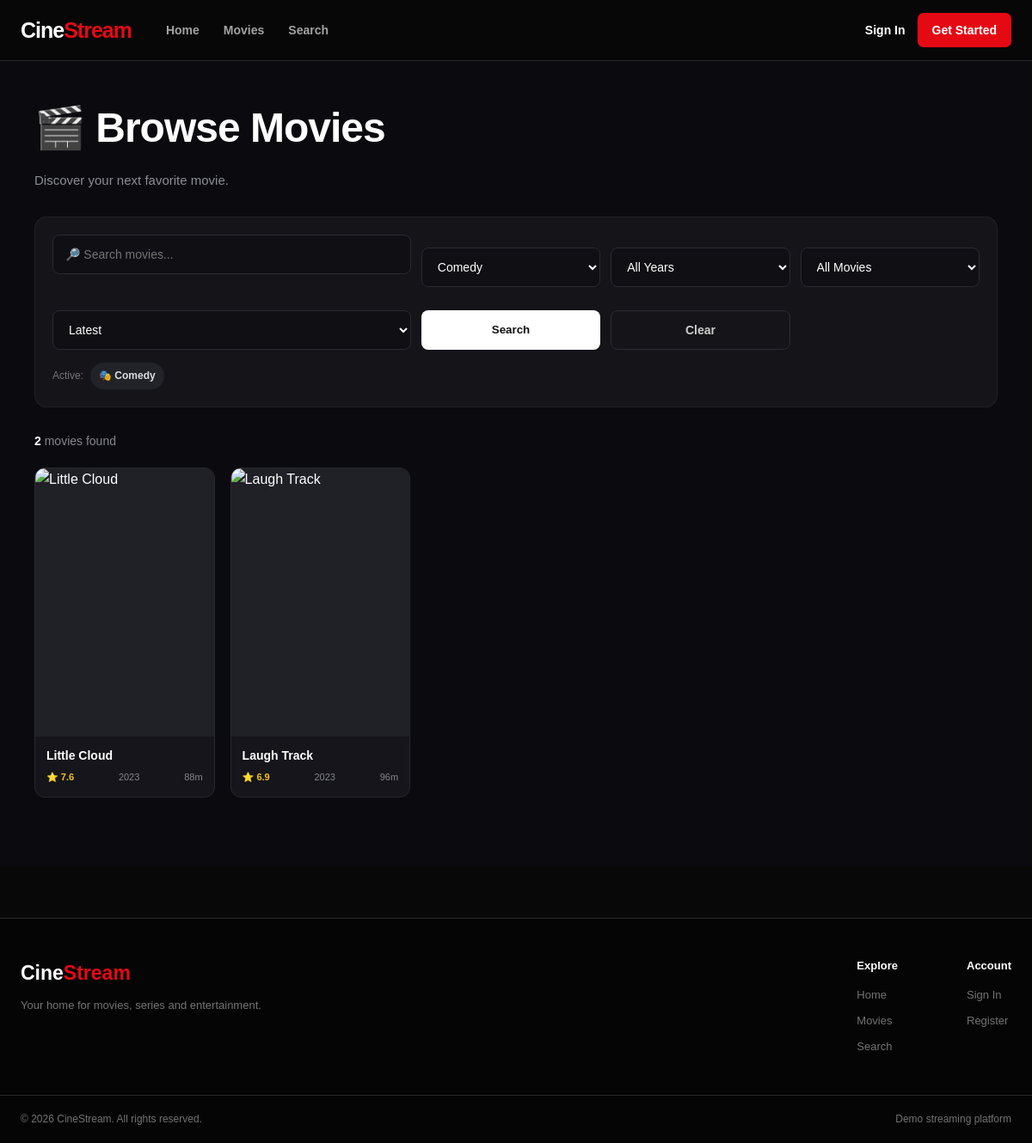
Page /movies.php?genre=2 on the committed database.
### tables this page shows
CREATE TABLE `genres` (
  `id`   INT UNSIGNED NOT NULL AUTO_INCREMENT,
  `name` VARCHAR(50) NOT NULL,
  PRIMARY KEY (`id`),
  UNIQUE KEY `uq_genres_name` (`name`)
);

CREATE TABLE `movies` (
  `id`           INT UNSIGNED NOT NULL AUTO_INCREMENT,
  `tmdb_id`      INT UNSIGNED DEFAULT NULL,
  `title`        VARCHAR(255) NOT NULL,
  `description`  TEXT NOT NULL,
  `tagline`      VARCHAR(500) DEFAULT NULL,
  `release_year` SMALLINT UNSIGNED NOT NULL,
  `release_date` DATE DEFAULT NULL,
  `duration`     SMALLINT UNSIGNED NOT NULL COMMENT 'Minutes',
  `budget`       BIGINT UNSIGNED NOT NULL DEFAULT 0,
  `revenue`      BIGINT UNSIGNED NOT NULL DEFAULT 0,
  `poster`       VARCHAR(255) DEFAULT NULL,
  `backdrop`     VARCHAR(500) DEFAULT NULL,
  `trailer_url`  VARCHAR(500) DEFAULT NULL,
  `trailer_key`  VARCHAR(100) DEFAULT NULL,
  `director`     VARCHAR(255) DEFAULT NULL,
  `cast_data`    LONGTEXT DEFAULT NULL,
  `video_url`    VARCHAR(500) NOT NULL,
  `rating`       DECIMAL(3,1) NOT NULL DEFAULT 0.0,
  `is_premium`   TINYINT(1) NOT NULL DEFAULT 0,
  `created_at`   TIMESTAMP NOT NULL DEFAULT CURRENT_TIMESTAMP,
  PRIMARY KEY (`id`),
  UNIQUE KEY `uq_movies_tmdb_id` (`tmdb_id`),
  KEY `idx_movies_title` (`title`),
  KEY `idx_movies_release_year` (`release_year`),
  KEY `idx_movies_is_premium` (`is_premium`),
  KEY `idx_movies_rating` (`rating`),
  FULLTEXT KEY `ft_movies_title_description` (`title`,`description`),
  CONSTRAINT `chk_movies_rating` CHECK (`rating` >= 0 AND `rating` <= 10)
);

### includes/auth.php (called while the page is built, shortened)
<?php
function e(mixed $value): string
{
    return htmlspecialchars((string) $value, ENT_QUOTES | ENT_SUBSTITUTE, 'UTF-8');
}

### movies.php (the view, shortened to what this page needs)
<?php
require_once __DIR__ . '/includes/auth.php';
$db = getDB();
$search = trim((string) ($_GET['search'] ?? ''));
$genreId = (int) ($_GET['genre'] ?? 0);
$year = (int) ($_GET['year'] ?? 0);
$premium = $_GET['premium'] ?? 'all';
$sort = $_GET['sort'] ?? 'latest';
$page = max(1, (int) ($_GET['page'] ?? 1));
$perPage = 12;
$genreStmt = $db->query(
    'SELECT
        id,
        name
     FROM genres
     ORDER BY name ASC'
);
$genres = $genreStmt->fetchAll();
$where = [];
$params = [];
if ($genreId > 0) {
    $where[] = 'mg.genre_id = :genre_id';
    $params[':genre_id'] = $genreId;
}
$whereSql = '';
if (!empty($where)) {
    $whereSql = ' WHERE ' . implode(' AND ', $where);
}
$genreJoin = '';
if ($genreId > 0) {
    $genreJoin = '
        INNER JOIN movie_genres mg
            ON mg.movie_id = m.id
    ';
}
$countSql = '
    SELECT COUNT(DISTINCT m.id)
    FROM movies m
    ' . $genreJoin . '
    ' . $whereSql;
$countStmt = $db->prepare($countSql);
$countStmt->execute($params);
$totalMovies = (int) $countStmt->fetchColumn();
$offset = ($page - 1) * $perPage;
$orderSql = match ($sort) {
    'rating' =>
        'm.rating DESC, m.title ASC',
    'title' =>
        'm.title ASC',
    'oldest' =>
        'm.release_year ASC, m.title ASC',
    default =>
        'm.created_at DESC, m.id DESC'
};
$sql = '
    SELECT DISTINCT
        m.id,
        m.title,
        m.description,
        m.release_year,
        m.duration,
        m.poster,
        m.rating,
        m.is_premium,
        m.created_at
    FROM movies m
    ' . $genreJoin . '
    ' . $whereSql . '
    ORDER BY ' . $orderSql . '
    LIMIT ' . (int) $perPage . '
    OFFSET ' . (int) $offset;
$stmt = $db->prepare($sql);
$stmt->execute($params);
$movies = $stmt->fetchAll();
require_once __DIR__ . '/includes/header.php';
?>
<div class="movies-page">
    <div class="movies-container">
        <header class="movies-header">
            <h1 class="movies-title">
                🎬 Browse Movies
            </h1>
            <p class="movies-subtitle">
                Discover your next favorite movie.
            </p>
        </header>
        <form
            method="GET"
            action="<?= BASE_URL ?>/movies.php"
            class="movies-filters"
        >
            <div class="filter-row">
                <div class="search-box">
                    <input
                        type="text"
                        name="search"
                        value="<?= e($search) ?>"
                        placeholder="🔎 Search movies..."
                    >
                </div>
                <select
                    name="genre"
                    class="filter-select"
                >
                    <?php foreach ($genres as $genre): ?>
                        <option
                            value="<?= (int) $genre['id'] ?>"
                            <?= $genreId === (int) $genre['id'] ? 'selected' : '' ?>
                        >
                            <?= e($genre['name']) ?>
                        </option>
                    <?php endforeach; ?>
                </select>
                <select
                    name="year"
                    class="filter-select"
                >
                    <option value="0">
                        All Years
                    </option>
                </select>
                <select
                    name="premium"
                    class="filter-select"
                >
                    <option
                        value="all"
                        <?= $premium === 'all' ? 'selected' : '' ?>
                    >
                        All Movies
                    </option>
                </select>
                <select
                    name="sort"
                    class="filter-select"
                >
                    <option
                        value="latest"
                        <?= $sort === 'latest' ? 'selected' : '' ?>
                    >
                        Latest
                    </option>
                </select>
                <button
                    type="submit"
                    class="filter-btn"
                >
                    Search
                </button>
                <a
                    href="<?= BASE_URL ?>/movies.php"
                    class="clear-btn"
                >
                    Clear
                </a>
            </div>
            <?php if (
                $search !== '' ||
                $genreId > 0 ||
                $year > 0 ||
                $premium !== 'all' ||
                $sort !== 'latest'
            ): ?>
                <div class="active-filters">
                    <span class="filter-label">
                        Active:
                    </span>
                    <?php if ($genreId > 0): ?>
                        <?php
                        $selectedGenreName = 'Genre';
                        foreach ($genres as $genre) {
                            if ((int) $genre['id'] === $genreId) {
                                $selectedGenreName = $genre['name'];
                                break;
                            }
                        }
                        ?>
                        <span class="filter-tag">
                            🎭 <?= e($selectedGenreName) ?>
                        </span>
                    <?php endif; ?>
                </div>
            <?php endif; ?>
        </form>
        <div class="result-bar">
            <div class="result-count">
                <strong>
                    <?= $totalMovies ?>
                </strong>
                movie<?= $totalMovies !== 1 ? 's' : '' ?> found
            </div>
        </div>
        <?php if (!empty($movies)): ?>
            <div class="movies-grid">
                <?php foreach ($movies as $movie): ?>
                    <article class="movie-card">
                        <a
                            href="<?= BASE_URL ?>/movie.php?id=<?= (int) $movie['id'] ?>"
                            style="text-decoration:none;"
                        >
                            <div class="movie-poster">
                            </div>
                            <div class="movie-info">
                                <div class="movie-title">
                                    <?= e($movie['title']) ?>
                                </div>
                                <div class="movie-meta">
                                    <span class="movie-rating">
                                        ⭐ <?= number_format(
                                            (float) $movie['rating'],
                                            1
                                        ) ?>
                                    </span>
                                    <span>
                                        <?= (int) $movie['release_year'] ?>
                                    </span>
                                    <span>
                                        <?= (int) $movie['duration'] ?>m
                                    </span>
                                </div>
                            </div>
                        </a>
                    </article>
                <?php endforeach; ?>
            </div>
        <?php endif; ?>
    </div>
</div>
<?php
require_once __DIR__ . '/includes/footer.php';
?>

### assets/css/style.css (style rules this page uses)
* { margin: 0; padding: 0; box-sizing: border-box; }
:root { --bg-primary: #080808; --bg-secondary: #111111; --bg-card: #171717; --bg-hover: #222222; --text-primary: #ffffff; --text-secondary: #a3a3a3; --text-muted: #737373; --accent: #e50914; --accent-hover: #f6121d; --border: #292929; --container-width: 1200px; }
html { scroll-behavior: smooth; }
body { font-family: Arial, Helvetica, sans-serif; background: var(--bg-primary); color: var(--text-primary); min-height: 100vh; line-height: 1.6; }
a { color: inherit; text-decoration: none; }
button, input, select { font-family: inherit; }
button { cursor: pointer; }
.movie-card { min-width: 0; background: var(--bg-card); border: 1px solid var(--border); border-radius: 10px; overflow: hidden; transition: transform 0.2s, border-color 0.2s, box-shadow 0.2s; }
.movie-poster { position: relative; aspect-ratio: 2 / 3; overflow: hidden; background: #202020; }
.movie-info { padding: 14px; }
.movie-title { font-size: 15px; font-weight: 700; white-space: nowrap; overflow: hidden; text-overflow: ellipsis; margin-bottom: 7px; }
.movie-meta { display: flex; align-items: center; gap: 8px; color: var(--text-muted); font-size: 12px; }
.movie-rating { color: #facc15; font-weight: 700; }
.search-box { display: flex; gap: 10px; margin-bottom: 30px; }
.search-box input { flex: 1; min-width: 0; background: var(--bg-secondary); border: 1px solid var(--border); border-radius: 8px; padding: 13px 15px; color: white; outline: none; }

### movies.php (style rules this page uses)
.movies-page { min-height: 100vh; background: #0b0b0f; color: #fff; padding: 40px 0 80px; }
.movies-container { width: min(1400px, calc(100% - 80px)); margin: 0 auto; }
.movies-header { margin-bottom: 30px; }
.movies-title { margin: 0; font-size: clamp(32px, 4vw, 48px); font-weight: 900; letter-spacing: -1px; }
.movies-subtitle { margin: 10px 0 0; color: #8d8d96; font-size: 15px; }
.movies-filters { padding: 20px; margin-bottom: 28px; border-radius: 14px; background: #141419; border: 1px solid rgba(255,255,255,0.06); }
.filter-row { display: grid; grid-template-columns: minmax(220px, 2fr) repeat(4, minmax(130px, 1fr)) auto auto; gap: 12px; align-items: center; }
.search-box { position: relative; }
.search-box input, .filter-select { width: 100%; height: 46px; padding: 0 14px; border-radius: 8px; border: 1px solid #2a2a32; background: #0f0f14; color: #fff; outline: none; font-size: 14px; box-sizing: border-box; }
.filter-select { cursor: pointer; }
.filter-btn { height: 46px; padding: 0 18px; border: none; border-radius: 8px; background: #fff; color: #111; font-weight: 800; cursor: pointer; transition: 0.2s ease; white-space: nowrap; }
.clear-btn { height: 46px; display: inline-flex; align-items: center; justify-content: center; padding: 0 18px; border-radius: 8px; border: 1px solid #2d2d35; color: #ccc; text-decoration: none; font-size: 14px; font-weight: 700; white-space: nowrap; transition: 0.2s ease; }
.active-filters { display: flex; flex-wrap: wrap; align-items: center; gap: 8px; margin-top: 15px; }
.filter-label { color: #777; font-size: 12px; }
.filter-tag { display: inline-flex; align-items: center; gap: 5px; padding: 6px 10px; border-radius: 999px; background: #222229; color: #ddd; font-size: 12px; font-weight: 700; }
.result-bar { display: flex; align-items: center; justify-content: space-between; gap: 15px; margin-bottom: 20px; }
.result-count { color: #85858e; font-size: 14px; }
.result-count strong { color: #fff; }
.movies-grid { display: grid; grid-template-columns: repeat(6, minmax(0, 1fr)); gap: 18px; }
.movie-card { min-width: 0; overflow: hidden; border-radius: 12px; background: #15151b; transition: transform 0.25s ease, box-shadow 0.25s ease; }
.movie-poster { position: relative; aspect-ratio: 2 / 3; overflow: hidden; background: #202027; }
.movie-info { padding: 13px; }
.movie-title { display: block; margin-bottom: 8px; color: #fff; text-decoration: none; font-size: 14px; font-weight: 800; line-height: 1.3; white-space: nowrap; overflow: hidden; text-overflow: ellipsis; }
.movie-meta { display: flex; align-items: center; justify-content: space-between; gap: 5px; color: #85858d; font-size: 11px; }
.movie-rating { color: #f5c518; font-weight: 800; }
@media (max-width: 1250px) { .movies-grid { grid-template-columns: repeat(5, minmax(0, 1fr)); } }
@media (max-width: 1250px) { .filter-row { grid-template-columns: 2fr repeat(3, 1fr); } }

### rows in the picture
genres: name "Comedy"
movies: title "Little Cloud", rating "7.6", release_year "2023", duration "88"
movies: title "Laugh Track", rating "6.9", release_year "2023", duration "96"

### other values in the picture
$totalMovies "2"
form field genre "Comedy"
